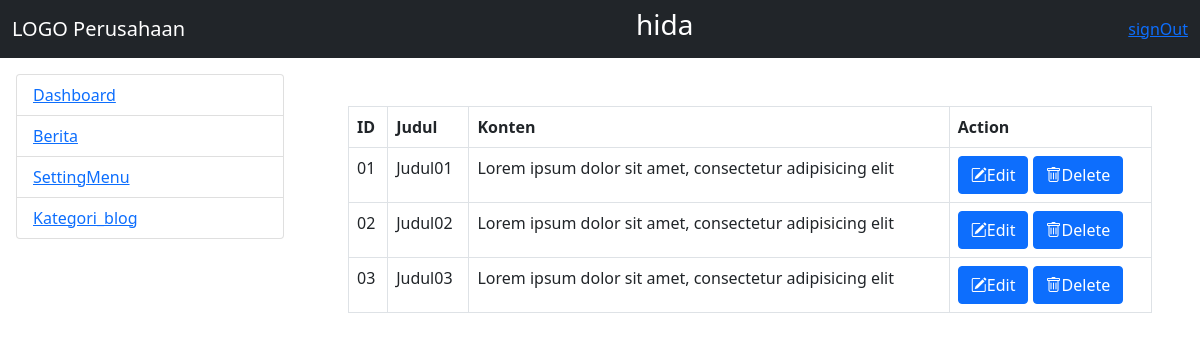
/admin/home.php?modul=mod_berita (signed in), run on the app's committed database.
### tables this page shows
CREATE TABLE `mst_menu` (
  `idmenu` int(11) NOT NULL,
  `nmmenu` varchar(20) NOT NULL,
  `link` varchar(30) NOT NULL,
  `is_active` tinyint(4) NOT NULL
);

### admin/menu.php (the view, shortened to what this page needs)
<!DOCTYPE html>
<html lang="en">
<head>
</head>
<body>
	<?php
	$qry_menu = mysqli_query($connect_db, "select * from mst_menu") or die("view menu".mysqli_error($connect_db));
	?>
	<ul class="list-group">
		<?php
		while($row = mysqli_fetch_array($qry_menu)){
		?>
		<li class="list-group-item">
			<a href="?modul=<?= $row['link']; ?>"><?= $row['nmmenu']; ?></a>
		</li>
		<?php } ?>
	</ul>
</body>
</html>

### data on the page
mst_menu: nmmenu "Dashboard"
mst_menu: nmmenu "Berita"
mst_menu: nmmenu "SettingMenu"
mst_menu: nmmenu "Kategori_blog"

### other printed values
$_SESSION['userlogin'] "hida"
$b["id"] "01"
$b['judul'] "Judul01"
$b['konten'] "Lorem ipsum dolor sit amet, consectetur adipisicing elit"
$b["id"] "02"
$b['judul'] "Judul02"
$b["id"] "03"
$b['judul'] "Judul03"
